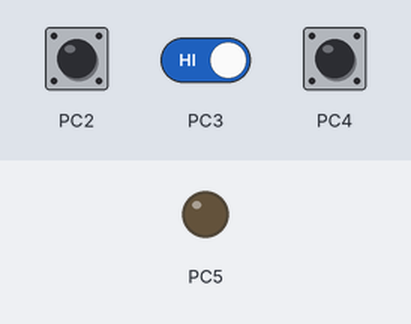
A program run on a simulated ATmega168, built with avr-gcc and emulated at 0.8 MHz. Parts: output pins drawn as LEDs (lit = HIGH). Dashed ring = blinking. The inputs (shaded band) are chosen by the test bench; at power-on: PC2 HIGH, PC4 HIGH, PC3 HIGH.

Above: at 1.2 s.
1.3 s: PC2 pulled LOW for 3.2 s
At 1.7 s:
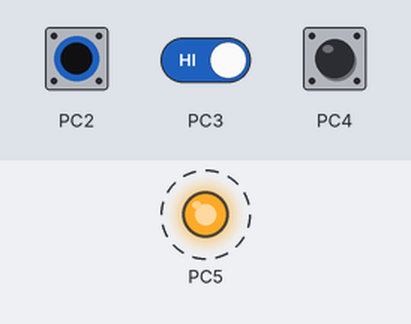
6.3 s: PC4 pulled LOW for 0.15 s
At 6.9 s:
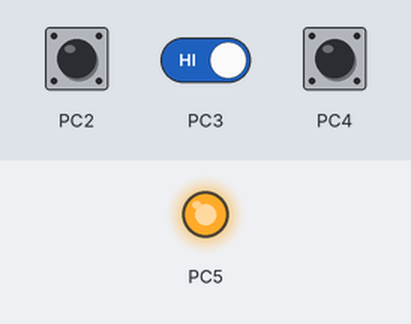
7.9 s: PC2 pulled LOW for 0.15 s
At 9.6 s:
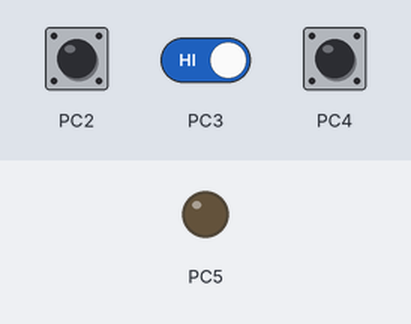
9.9 s: PC3 driven LOW and PC4 driven LOW
At 11.1 s:
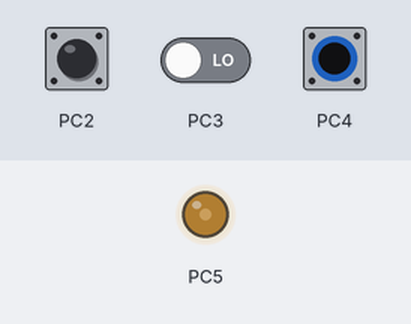
11.4 s: PC3 driven HIGH
At 11.8 s:
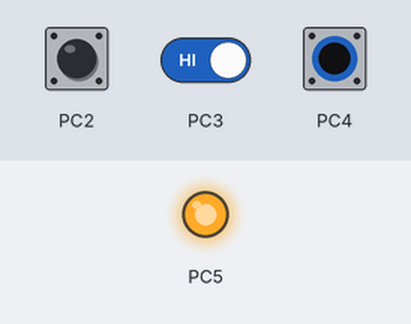
Timing chart, 0 to 13.9 s (numbered marks = the images above; inputs shaded):
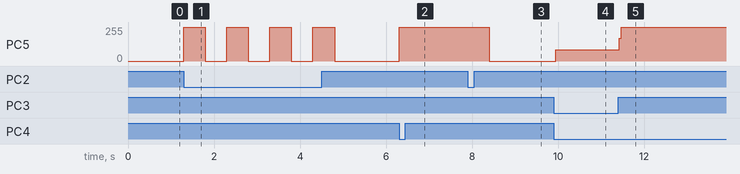

Measured:
- after the input at 1.3 s, PC5: alternates 255/255 for 0.50 s and 0/255 for 0.50 s, 8 changes in all, then stays 0/255, starting at once
- after the input at 6.3 s, PC5: 0/255 → 255/255 at once
- after the input at 7.9 s, PC5: 255/255 → 0/255 after 0.50 s
- after the input at 9.9 s, PC5: 0/255 → 85/255 at once
- after the input at 11.4 s, PC5: 85/255 → 255/255 at once

The program:

main.c
```c
/*
 * IC-V1.c
 *
 * Created: 4/21/2021 1:11:06 PM
 * Author : user
 */

#define F_CPU 800000UL

#include <avr/io.h>
#include <util/delay.h>

int main(void)
{

	/*
	 Pi power on C5, Empty Button on C4, Shutdown button on C3, Magnet switch on C2
	 DDRC = 0b00100000 = 0x20
	*/

	DDRC = 0x20;
	PORTC = 0x1C;

	while(1){

		if(!(PINC & 0x10)){ //Empty Button
			PORTC |= 0x20; //Pi Power On
		}
		if(!(PINC & 0x08)){ //Shutdown pin
			PORTC &= 0xDF; //Pi Off
		}
		if(!(PINC & 0x04)){//magnet switch
			PORTC |= 0x20; //mark pin C5 high and keep rest of C pins
			_delay_ms(500);
			PORTC &= 0xDF; //mask: 11011111
			_delay_ms(500);
		}
	}
}
```
